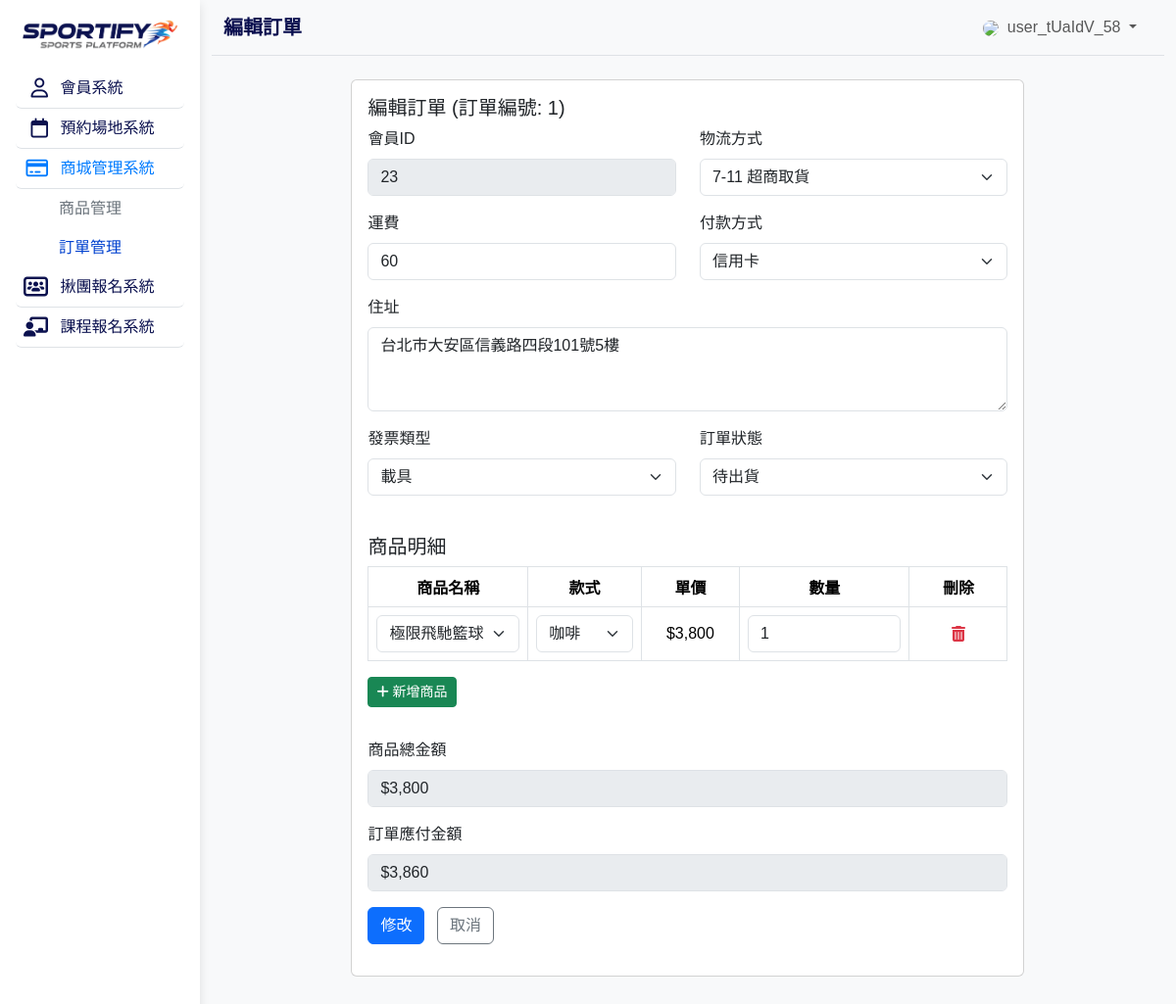
The page /orders_edit.php?order_id=1 (signed in) on the database its author committed.
### tables this page shows
CREATE TABLE `orders` (
  `order_id` int NOT NULL,
  `member_id` bigint NOT NULL,
  `total` int NOT NULL,
  `fee` int NOT NULL,
  `address` text NOT NULL,
  `status` enum('待出貨','已出貨','已完成') NOT NULL,
  `payment` enum('信用卡','Line Pay','貨到付款') NOT NULL,
  `invoice` enum('統一發票','統編','載具') NOT NULL,
  `delivery` enum('7-11','全家','宅配') NOT NULL,
  `created` datetime DEFAULT CURRENT_TIMESTAMP,
  `updated` datetime DEFAULT CURRENT_TIMESTAMP ON UPDATE CURRENT_TIMESTAMP
);

CREATE TABLE `order_items` (
  `item_id` int NOT NULL,
  `order_id` int NOT NULL,
  `spec_id` int DEFAULT NULL COMMENT '下單時的規格ID (歷史記錄, 可能為NULL)',
  `quantity` int NOT NULL,
  `price` int NOT NULL,
  `ordered_product_name` varchar(100) DEFAULT NULL COMMENT '下單時商品名稱',
  `ordered_spec_color` varchar(50) DEFAULT NULL COMMENT '下單時規格顏色/款式',
  `ordered_product_image` text COMMENT '下單時商品主圖URL',
  `item_status` varchar(20) NOT NULL DEFAULT 'active' COMMENT '明細項目狀態'
);

### orders_edit.php (the view, shortened to what this page needs)
<?php
include __DIR__ . '/parts/init.php';
$id = isset($_GET['order_id']) ? intval($_GET['order_id']) : 0;
$sqlOrder = "SELECT * FROM orders WHERE order_id= ?";
$stmtOrder = $pdo->prepare($sqlOrder);
$stmtOrder->execute([$id]);
$r = $stmtOrder->fetch(PDO::FETCH_ASSOC);
$optsPayment = [
    '信用卡' => '信用卡',
    'Line Pay' => 'Line Pay',
    '貨到付款' => '貨到付款',
];
$optsDelivery = [
    '宅配' => ['display' => '宅配', 'fee' => 80],
    '7-11' => ['display' => '7-11 超商取貨', 'fee' => 60],
    '全家' => ['display' => '全家 超商取貨', 'fee' => 60],
];
$optsInvoice = [
    '統一發票' => '統一發票',
    '統編' => '統編',
    '載具' => '載具',
];
$optsStatus = [
    '待出貨' => '待出貨',
    '已出貨' => '已出貨',
    '已完成' => '已完成',
];
$sqlItems = "SELECT
                oi.item_id, oi.order_id, oi.spec_id, oi.quantity, oi.price,
                oi.ordered_product_name,
                oi.ordered_spec_color,
                oi.ordered_product_image,
                oi.item_status,
                s.product_id AS current_product_id_from_spec
            FROM order_items oi
            LEFT JOIN specs s ON oi.spec_id = s.spec_id
            WHERE oi.order_id = ?
            ORDER BY oi.item_id";
$stmtItems = $pdo->prepare($sqlItems);
$stmtItems->execute([$id]);
$items = $stmtItems->fetchAll(PDO::FETCH_ASSOC);
foreach ($items as $key => $item) {
    $items[$key]['current_product_id_for_select'] = $item['current_product_id_from_spec'];
    $items[$key]['current_spec_id_for_select'] = $item['spec_id'];
}
?>
<?php include __DIR__ . '/parts/html-head.php' ?>
<?php include __DIR__ . '/parts/html-aside.php' ?>
<?php include __DIR__ . '/parts/html-navbar.php' ?>
<div class="container px-4">
    <div class="row justify-content-center">
        <div class="col-12 col-md-10 col-lg-9">
            <div class="card mb-5">
                <div class="card-body">
                    <h5 class="card-title">編輯訂單 (訂單編號: <?= htmlentities($r['order_id']) ?>)</h5>
                    <form id="orderForm" name="form1" novalidate>
                        <div class="row">
                            <div class="col-md-6 mb-3">
                                <label class="form-label">會員ID</label>
                                <input type="text" class="form-control" value="<?= htmlentities($r['member_id']) ?>" disabled>
                            </div>
                            <div class="col-md-6 mb-3">
                                <label for="delivery" class="form-label">物流方式</label>
                                <select class="form-select" id="delivery" name="delivery" data-required="true">
                                    <?php foreach ($optsDelivery as $val => $details): ?>
                                        <option value="<?= htmlentities($val) ?>" data-fee="<?= $details['fee'] ?>" <?= ($r['delivery'] === $val) ? 'selected' : '' ?>><?= htmlentities($details['display']) ?></option>
                                    <?php endforeach; ?>
                                </select>
                            </div>
                        </div>
                        <div class="row">
                            <div class="col-md-6 mb-3">
                                <label for="fee" class="form-label">運費</label>
                                <input type="number" class="form-control" id="fee" name="fee" value="<?= htmlentities($r['fee']) ?>" data-required="true" min="0" step="1" readonly>
                            </div>
                            <div class="col-md-6 mb-3">
                                <label for="payment" class="form-label">付款方式</label>
                                <select class="form-select" id="payment" name="payment" data-required="true">
                                    <?php foreach ($optsPayment as $val => $txt): ?>
                                        <option value="<?= htmlentities($val) ?>" <?= ($r['payment'] === $val) ? 'selected' : '' ?>><?= htmlentities($txt) ?></option>
                                    <?php endforeach; ?>
                                </select>
                            </div>
                        </div>
                        <div class="mb-3">
                            <label for="address" class="form-label">住址</label>
                            <textarea class="form-control" id="address" name="address" rows="3" data-required="true"><?= htmlentities($r['address']) ?></textarea>
                        </div>
                        <div class="row">
                            <div class="col-md-6 mb-3">
                                <label for="invoice" class="form-label">發票類型</label>
                                <select class="form-select" id="invoice" name="invoice" data-required="true">
                                    <?php foreach ($optsInvoice as $val => $txt): ?>
                                        <option value="<?= htmlentities($val) ?>" <?= ($r['invoice'] === $val) ? 'selected' : '' ?>><?= htmlentities($txt) ?></option>
                                    <?php endforeach; ?>
                                </select>
                            </div>
                            <div class="col-md-6 mb-3">
                                <label for="status" class="form-label">訂單狀態</label>
                                <select class="form-select" id="status" name="status" data-required="true">
                                    <?php foreach ($optsStatus as $val => $txt): ?>
                                        <option value="<?= htmlentities($val) ?>" <?= ($r['status'] === $val) ? 'selected' : '' ?>><?= htmlentities($txt) ?></option>
                                    <?php endforeach; ?>
                                </select>
                            </div>
                        </div>
                        <h5 class="mt-4">商品明細</h5>
                        <div class="table-responsive">
                            <table class="table table-bordered text-center align-middle">
                                <thead>
                                    <tr>
                                        <th>商品名稱</th>
                                        <th>款式</th>
                                        <th>單價</th>
                                        <th>數量</th>
                                        <th>刪除</th>
                                    </tr>
                                </thead>
                                <tbody id="itemsTbody">
                                    <?php foreach ($items as $idx => $item): ?>
                                        <tr data-item-id="<?= htmlspecialchars($item['item_id'] ?? '') ?>" class="existing-item-row"
                                            data-item-status="<?= htmlspecialchars($item['item_status'] ?? 'active') ?>">
                                            <td>
                                                <?php if ($item['item_status'] === 'product_removed' || $item['item_status'] === 'spec_removed'): ?>
                                                    <?= htmlspecialchars($item['ordered_product_name'] ?: 'N/A') ?>
                                                    <span class="badge bg-<?= ($item['item_status'] === 'product_removed') ? 'danger' : 'warning text-dark' ?> ms-1">
                                                        <?= ($item['item_status'] === 'product_removed') ? '商品已停售' : '規格已下架' ?>
                                                    </span>
                                                <?php else: ?>
                                                    <select class="form-select product-select"
                                                        name="items[<?= $item['item_id'] ?>][product_id_display_not_submitted]"
                                                        data-current-prod-id="<?= htmlspecialchars($item['current_product_id_for_select'] ?? '') ?>"
                                                        data-required="true" required>
                                                        <option value="">選擇商品</option>
                                                    </select>
                                                <?php endif; ?>
                                            </td>
                                            <td>
                                                <?php if ($item['item_status'] === 'product_removed' || $item['item_status'] === 'spec_removed'): ?>
                                                    <?= htmlspecialchars($item['ordered_spec_color'] ?: 'N/A') ?>
                                                <?php else: ?>
                                                    <select class="form-select spec-select"
                                                        name="items[<?= $item['item_id'] ?>][spec_id]"
                                                        data-current-spec-id="<?= htmlspecialchars($item['current_spec_id_for_select'] ?? '') ?>"
                                                        data-required="true" required>
                                                        <option value="">選擇款式</option>
                                                    </select>
                                                <?php endif; ?>
                                            </td>
                                            <td>
                                                $<span class="price-display"><?= number_format($item['price'] ?? 0, 0) ?></span>
                                            </td>
                                            <td>
                                                <input type="number" class="form-control item-quantity"
                                                    name="items[<?= $item['item_id'] ?>][quantity]"
                                                    min="1" value="<?= $item['quantity'] ?? 1 ?>" required
                                                    <?= ($item['item_status'] === 'product_removed' || $item['item_status'] === 'spec_removed') ? 'disabled' : '' ?>>
                                            </td>
                                            <td class="sm-td">
                                                <a href="#" class="delete-btn text-danger">
                                                    <i class="fa-solid fa-trash-can"></i>
                                                </a>
                                            </td>
                                        </tr>
                                    <?php endforeach; ?>
                                </tbody>
                            </table>
                        </div>
                        <button type="button" class="btn btn-success btn-sm mb-3" id="addItemBtn"><i class="fa-solid fa-plus"></i> 新增商品</button>
                        <div class="mt-3">
                            <label for="itemsSubtotalDisplay" class="form-label">商品總金額</label>
                            <input type="text" class="form-control" id="itemsSubtotalDisplay" value="$0" disabled>
                        </div>
                        <div class="mt-3">
                            <label for="finalTotalDisplay" class="form-label">訂單應付金額</label>
                            <input type="text" class="form-control" id="finalTotalDisplay" value="$0" disabled>
                        </div>
                        <div class="mt-3 col-12 col-md-10">
                            <button type="submit" class="btn btn-primary" id="submitOrderBtn">修改</button>
                            <a href="orders_list.php" class="btn btn-outline-secondary ms-2">取消</a>
                        </div>
                    </form>
                </div>
            </div>
        </div>
    </div>
</div>
<?php include __DIR__ . '/parts/html-scripts.php' ?>
<?php include __DIR__ . '/parts/html-tail.php' ?>

### parts/html-head.php (style rules this page uses)
html, body { height: 100%; font-family: "Noto Sans TC", sans-serif; }
.table td, .table th { min-width: 100px; }
.sm-th, .sm-td { min-width: 67px !important; }

### orders_edit.php (style rules this page uses)
#itemsTbody td { position: relative; }

### rows shown on the page
orders: order_id "1", member "23", delivery "7-11 超商取貨", fee "60", payment "信用卡", address "台北市大安區信義路四段101號5樓", invoice "載具", status "待出貨"
order_items: item_id "極限飛馳籃球鞋", item_id "咖啡", price "3,800", item_id+quantity "1"

### other values the page prints
$title "編輯訂單"
$_SESSION['member']['username'] "user_tUaIdV_58"
